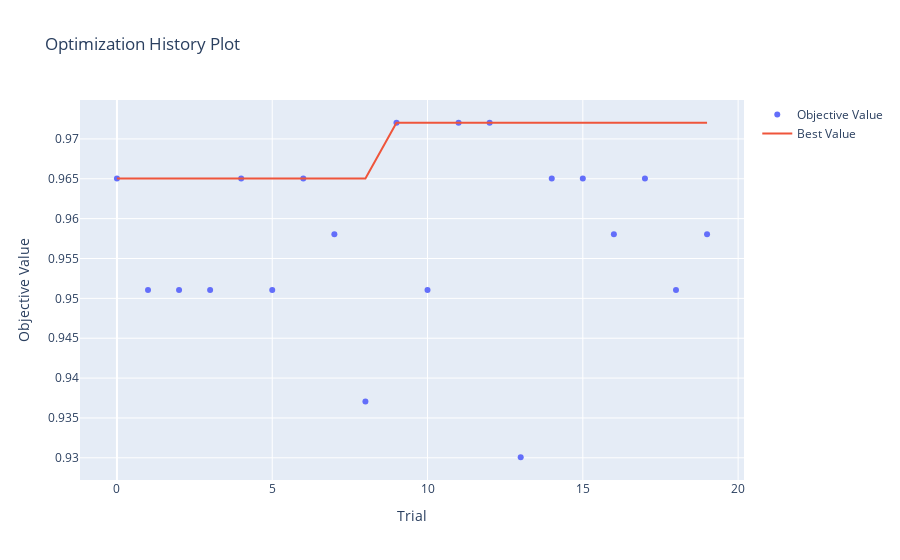
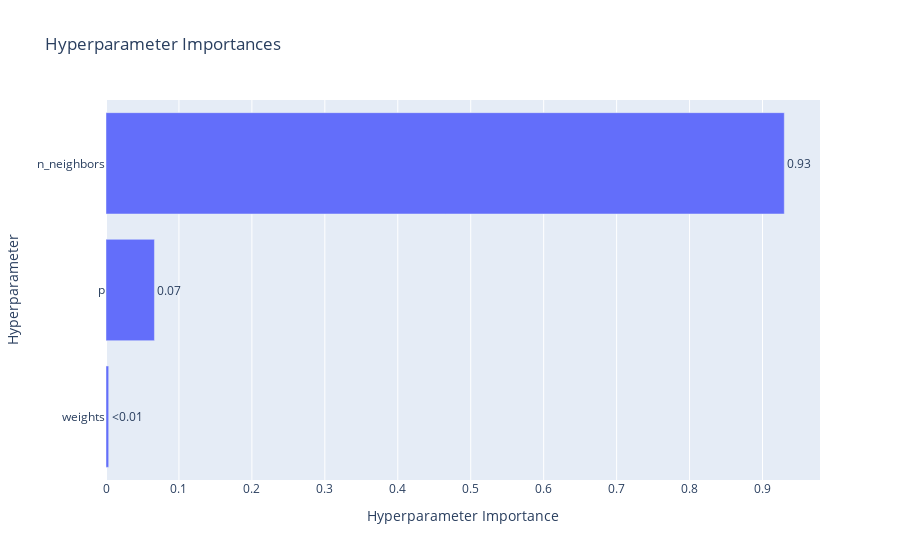
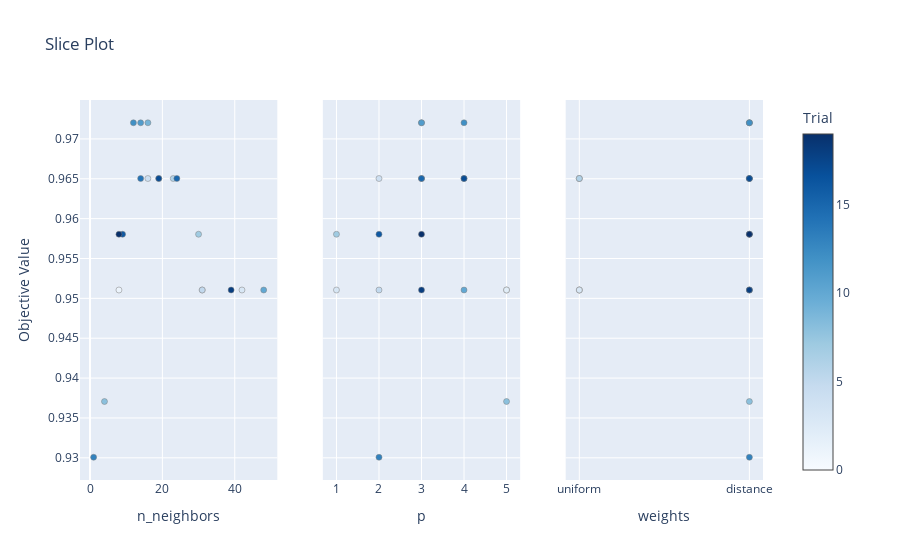
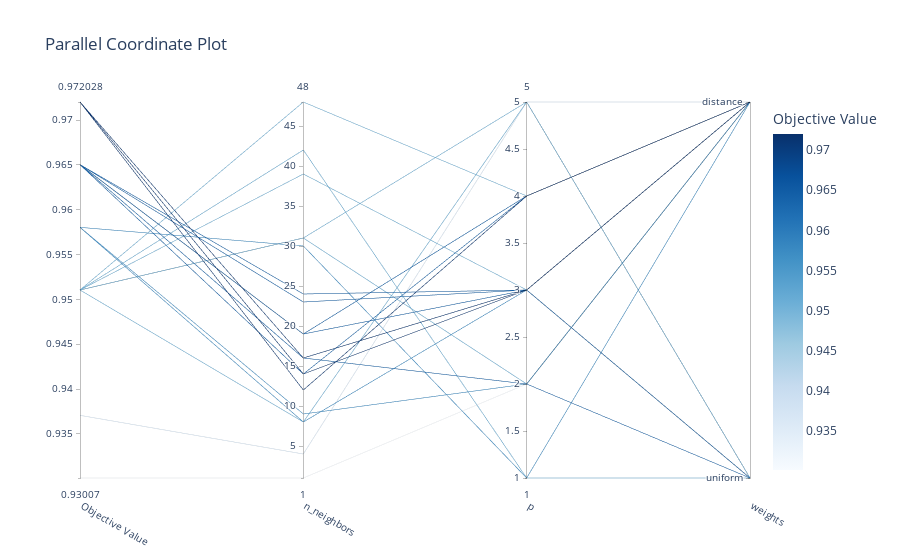

Notebook cell for these charts, in order:
### Code cell
import matplotlib.pyplot as plt

# Оптимизация с TPE Sampler
tpe_sampler = optuna.samplers.TPESampler(seed=42)

test_tpe_sampler = optuna.create_study(
    storage=storage_url,
    direction="maximize",
    load_if_exists=False,
    sampler=tpe_sampler
)
test_tpe_sampler.optimize(objective_classification, n_trials=20)

print("Study 1 (TPE Sampler):")
print("best params:", test_tpe_sampler.best_params)
print("best value:", test_tpe_sampler.best_value)

fig1 = plot_optimization_history(test_tpe_sampler)
fig1.write_image("optimization_history_tpe.png")
fig1.show()

fig2 = plot_param_importances(test_tpe_sampler)
fig2.write_image("param_importances_tpe.png")
fig2.show()

fig3 = plot_slice(test_tpe_sampler)
fig3.write_image("slice_plot_tpe.png")
fig3.show()

fig4 = plot_parallel_coordinate(test_tpe_sampler)
fig4.write_image("parallel_coordinate_tpe.png")
fig4.show()

### Figure 1 — Plotly figure (JSON) as saved in the notebook; plotly's stock layout.template omitted (floating-point values rounded to 4 significant figures)
{"data": [{"mode": "markers", "name": "Objective Value", "type": "scatter", "x": [0, 1, 2, 3, 4, 5, 6, 7, 8, 9, 10, 11, 12, 13, 14, 15, 16, 17, 18, 19], "y": [0.965, 0.951, 0.951, 0.951, 0.965, 0.951, 0.965, 0.958, 0.9371, 0.972, 0.951, 0.972, 0.972, 0.9301, 0.965, 0.965, 0.958, 0.965, 0.951, 0.958]}, {"mode": "lines", "name": "Best Value", "type": "scatter", "x": [0, 1, 2, 3, 4, 5, 6, 7, 8, 9, 10, 11, 12, 13, 14, 15, 16, 17, 18, 19], "y": [0.965, 0.965, 0.965, 0.965, 0.965, 0.965, 0.965, 0.965, 0.965, 0.972, 0.972, 0.972, 0.972, 0.972, 0.972, 0.972, 0.972, 0.972, 0.972, 0.972]}, {"marker": {"color": "#cccccc"}, "mode": "markers", "name": "Infeasible Trial", "showlegend": false, "type": "scatter", "x": [], "y": []}], "layout": {"title": {"text": "Optimization History Plot"}, "xaxis": {"title": {"text": "Trial"}}, "yaxis": {"title": {"text": "Objective Value"}}}}

### Figure 2 — Plotly figure (JSON) as saved in the notebook; plotly's stock layout.template omitted (floating-point values rounded to 4 significant figures)
{"data": [{"cliponaxis": false, "hovertemplate": ["weights (CategoricalDistribution): 0.0036935943066006933<extra></extra>", "p (IntDistribution): 0.06641818816415658<extra></extra>", "n_neighbors (IntDistribution): 0.9298882175292427<extra></extra>"], "name": "Objective Value", "orientation": "h", "text": ["<0.01", "0.07", "0.93"], "textposition": "outside", "type": "bar", "x": [0.003694, 0.06642, 0.9299], "y": ["weights", "p", "n_neighbors"]}], "layout": {"title": {"text": "Hyperparameter Importances"}, "xaxis": {"title": {"text": "Hyperparameter Importance"}}, "yaxis": {"title": {"text": "Hyperparameter"}}}}

### Figure 3 — Plotly figure (JSON) as saved in the notebook; plotly's stock layout.template omitted (floating-point values rounded to 4 significant figures)
{"data": [{"marker": {"color": [0, 1, 2, 3, 4, 5, 6, 7, 8, 9, 10, 11, 12, 13, 14, 15, 16, 17, 18, 19], "colorbar": {"title": {"text": "Trial"}, "x": 1, "xpad": 40}, "colorscale": [[0, "rgb(247,251,255)"], [0.125, "rgb(222,235,247)"], [0.25, "rgb(198,219,239)"], [0.375, "rgb(158,202,225)"], [0.5, "rgb(107,174,214)"], [0.625, "rgb(66,146,198)"], [0.75, "rgb(33,113,181)"], [0.875, "rgb(8,81,156)"], [1, "rgb(8,48,107)"]], "line": {"color": "Grey", "width": 0.5}, "showscale": true}, "mode": "markers", "name": "Feasible Trial", "showlegend": false, "type": "scatter", "x": [19, 8, 31, 42, 16, 31, 23, 30, 4, 16, 48, 14, 12, 1, 14, 24, 9, 19, 39, 8], "xaxis": "x", "y": [0.965, 0.951, 0.951, 0.951, 0.965, 0.951, 0.965, 0.958, 0.9371, 0.972, 0.951, 0.972, 0.972, 0.9301, 0.965, 0.965, 0.958, 0.965, 0.951, 0.958], "yaxis": "y"}, {"marker": {"color": [0, 1, 2, 3, 4, 5, 6, 7, 8, 9, 10, 11, 12, 13, 14, 15, 16, 17, 18, 19], "colorbar": {"title": {"text": "Trial"}, "x": 1, "xpad": 40}, "colorscale": [[0, "rgb(247,251,255)"], [0.125, "rgb(222,235,247)"], [0.25, "rgb(198,219,239)"], [0.375, "rgb(158,202,225)"], [0.5, "rgb(107,174,214)"], [0.625, "rgb(66,146,198)"], [0.75, "rgb(33,113,181)"], [0.875, "rgb(8,81,156)"], [1, "rgb(8,48,107)"]], "line": {"color": "Grey", "width": 0.5}, "showscale": false}, "mode": "markers", "name": "Feasible Trial", "showlegend": false, "type": "scatter", "x": [3, 5, 5, 1, 2, 2, 3, 1, 5, 3, 4, 3, 4, 2, 4, 3, 2, 4, 3, 3], "xaxis": "x2", "y": [0.965, 0.951, 0.951, 0.951, 0.965, 0.951, 0.965, 0.958, 0.9371, 0.972, 0.951, 0.972, 0.972, 0.9301, 0.965, 0.965, 0.958, 0.965, 0.951, 0.958], "yaxis": "y2"}, {"marker": {"color": [0, 1, 2, 3, 4, 5, 6, 7, 8, 9, 10, 11, 12, 13, 14, 15, 16, 17, 18, 19], "colorbar": {"title": {"text": "Trial"}, "x": 1, "xpad": 40}, "colorscale": [[0, "rgb(247,251,255)"], [0.125, "rgb(222,235,247)"], [0.25, "rgb(198,219,239)"], [0.375, "rgb(158,202,225)"], [0.5, "rgb(107,174,214)"], [0.625, "rgb(66,146,198)"], [0.75, "rgb(33,113,181)"], [0.875, "rgb(8,81,156)"], [1, "rgb(8,48,107)"]], "line": {"color": "Grey", "width": 0.5}, "showscale": false}, "mode": "markers", "name": "Feasible Trial", "showlegend": false, "type": "scatter", "x": ["uniform", "uniform", "uniform", "uniform", "uniform", "distance", "uniform", "distance", "distance", "distance", "distance", "distance", "distance", "distance", "distance", "distance", "distance", "distance", "distance", "distance"], "xaxis": "x3", "y": [0.965, 0.951, 0.951, 0.951, 0.965, 0.951, 0.965, 0.958, 0.9371, 0.972, 0.951, 0.972, 0.972, 0.9301, 0.965, 0.965, 0.958, 0.965, 0.951, 0.958], "yaxis": "y3"}], "layout": {"title": {"text": "Slice Plot"}, "xaxis": {"anchor": "y", "domain": [0, 0.2889], "title": {"text": "n_neighbors"}}, "xaxis2": {"anchor": "y2", "domain": [0.3556, 0.6444], "title": {"text": "p"}}, "xaxis3": {"anchor": "y3", "categoryarray": ["uniform", "distance"], "categoryorder": "array", "domain": [0.7111, 1], "title": {"text": "weights"}, "type": "category"}, "yaxis": {"anchor": "x", "domain": [0, 1], "title": {"text": "Objective Value"}}, "yaxis2": {"anchor": "x2", "domain": [0, 1], "matches": "y", "showticklabels": false}, "yaxis3": {"anchor": "x3", "domain": [0, 1], "matches": "y", "showticklabels": false}}}

### Figure 4 — Plotly figure (JSON) as saved in the notebook; plotly's stock layout.template omitted (floating-point values rounded to 4 significant figures)
{"data": [{"dimensions": [{"label": "Objective Value", "range": [0.9301, 0.972], "values": [0.965, 0.951, 0.951, 0.951, 0.965, 0.951, 0.965, 0.958, 0.9371, 0.972, 0.951, 0.972, 0.972, 0.9301, 0.965, 0.965, 0.958, 0.965, 0.951, 0.958]}, {"label": "n_neighbors", "range": [1, 48], "values": [19, 8, 31, 42, 16, 31, 23, 30, 4, 16, 48, 14, 12, 1, 14, 24, 9, 19, 39, 8]}, {"label": "p", "range": [1, 5], "values": [3, 5, 5, 1, 2, 2, 3, 1, 5, 3, 4, 3, 4, 2, 4, 3, 2, 4, 3, 3]}, {"label": "weights", "range": [0, 1], "ticktext": ["uniform", "distance"], "tickvals": [0, 1], "values": [0, 0, 0, 0, 0, 1, 0, 1, 1, 1, 1, 1, 1, 1, 1, 1, 1, 1, 1, 1]}], "labelangle": 30, "labelside": "bottom", "line": {"color": [0.965, 0.951, 0.951, 0.951, 0.965, 0.951, 0.965, 0.958, 0.9371, 0.972, 0.951, 0.972, 0.972, 0.9301, 0.965, 0.965, 0.958, 0.965, 0.951, 0.958], "colorbar": {"title": {"text": "Objective Value"}}, "colorscale": [[0, "rgb(247,251,255)"], [0.125, "rgb(222,235,247)"], [0.25, "rgb(198,219,239)"], [0.375, "rgb(158,202,225)"], [0.5, "rgb(107,174,214)"], [0.625, "rgb(66,146,198)"], [0.75, "rgb(33,113,181)"], [0.875, "rgb(8,81,156)"], [1, "rgb(8,48,107)"]], "reversescale": false, "showscale": true}, "type": "parcoords"}], "layout": {"title": {"text": "Parallel Coordinate Plot"}}}
